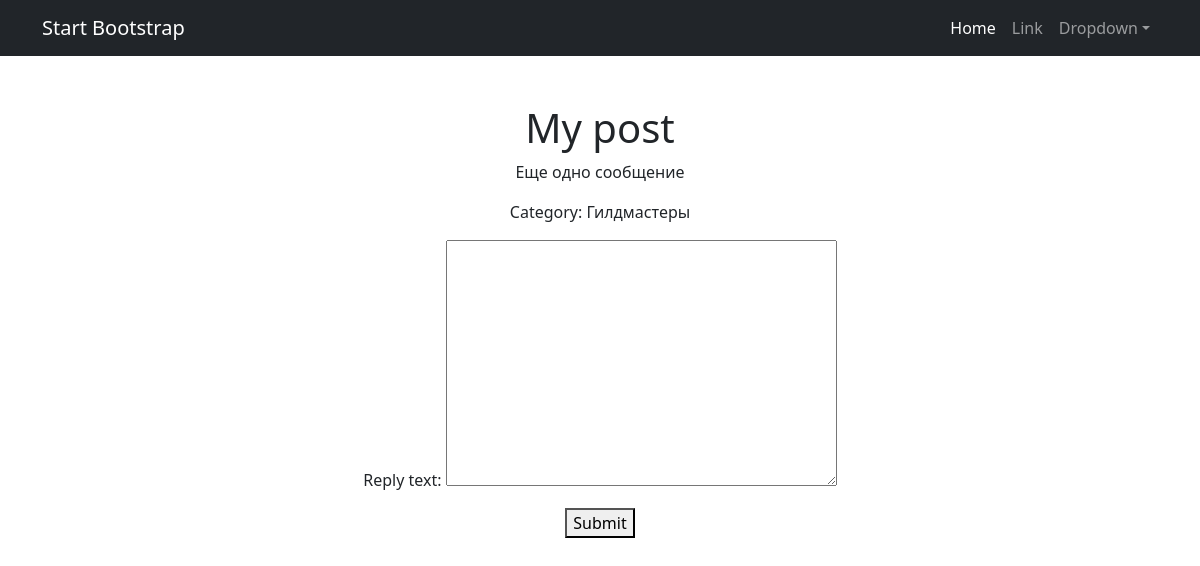
Screenshot of /posts/6/ with the database file from the repository.
### board/models.py (models this page shows, shortened)
class Post(models.Model):
    CATEGORY_CHOICES = [
        ('TK', 'Танки'),
        ('HL', 'Хилы'),
        ('DD', 'ДД'),
        ('TD', 'Торговцы'),
        ('GM', 'Гилдмастеры'),
        ('QG', 'Квестгиверы'),
        ('SM', 'Кузнецы'),
        ('TN', 'Кожевники'),
        ('HM', 'Зельевары'),
        ('WZ', 'Мастера заклинаний'),
    ]
    author = models.ForeignKey('CustomUser', on_delete=models.CASCADE)
    category = models.ForeignKey(Category, on_delete=models.CASCADE)
    post_time_in = models.DateTimeField(auto_now_add=True)
    title = models.CharField(max_length=255)
    post_text = models.TextField()
    image = models.ImageField(upload_to='post_images/', null=True, blank=True)
    video_url = models.URLField(null=True, blank=True)

class Category(models.Model):
    name = models.CharField(max_length=255, unique=True)
    def __str__(self):
        return self.name

### board/views.py (the view, shortened to what this page needs)
# urls.py: path('<int:pk>/', PostDetail.as_view(), name='post_detail'),
class PostDetail(FormMixin, DetailView):
    model = Post
    template_name = 'post_detail.html'
    form_class = ReplyForm
    def get_context_data(self, **kwargs):
        context = super().get_context_data(**kwargs)
        context['form'] = self.get_form()
        context['category'] = self.object.category
        return context

### board/forms.py
class ReplyForm(forms.ModelForm):
    class Meta:
        model = Reply
        fields = ['reply_text']

### templates/post_detail.html (shortened to what this page needs)
{% extends 'flatpages/default.html' %}
{% block content %}
    <h1>{{ object.title }}</h1>
    <p>{{ object.post_text }}</p>
    <p>Category: {{ object.category }}</p>
    <form method="post">
        {{ form.as_p }}
        <button type="submit">Submit</button>
    </form>
{% endblock %}

### rows the page displays
Post: title "My post", post_text "Еще одно сообщение", category "Гилдмастеры"
